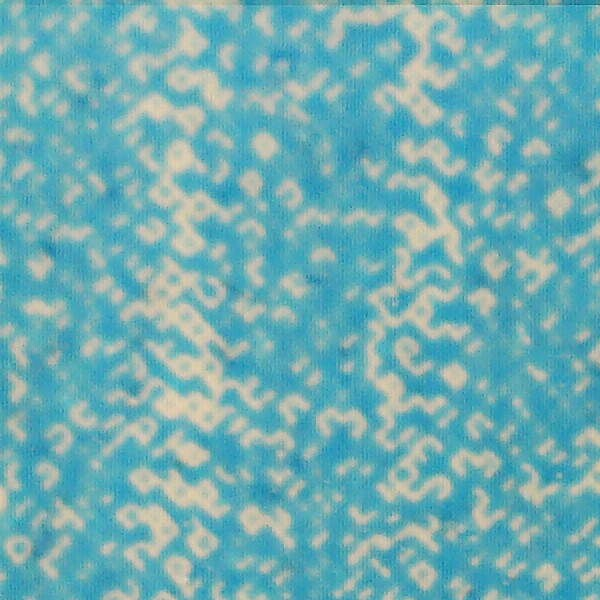
#> input picture src/flexo-tools/mottling/samples/wsi/180.jpg, 600 x 600 px; its folder holds only this picture in this run
$ python plot_mi.py
#> lines starting #> are read from the running program, lines starting #| are printed output that depends on the picture
import cv2
import numpy as np
import matplotlib.pyplot as plt
import os

# ============================
# PARÂMETROS DO MÉTODO
# ============================

# Tamanho do filtro passa-baixa (remove ruído fino)
GAUSSIAN_KERNEL = (21, 21)
GAUSSIAN_SIGMA = 5

# Região de interesse (ROI) – usar None para imagem inteira
ROI = None  # Exemplo: (x, y, w, h)

# ============================
# FUNÇÕES PRINCIPAIS
# ============================


def load_image_gray(path):
    """Carrega imagem e converte para escala de cinza"""
    img = cv2.imread(path, cv2.IMREAD_GRAYSCALE)
    if img is None:
        raise ValueError(f"Erro ao carregar imagem: {path}")
    return img.astype(np.float32)


def apply_roi(img, roi):
    """Aplica região de interesse"""
    if roi is None:
        return img
    x, y, w, h = roi
    return img[y : y + h, x : x + w]


def low_pass_filter(img, kernel, sigma):
    """Filtro passa-baixa para eliminar ruído fino"""
    return cv2.GaussianBlur(img, kernel, sigma)


def mottling_metrics(img):
    """
    Calcula métricas quantitativas de mottling:
    - Média da luminância
    - Desvio-padrão
    - Mottling Index (coeficiente de variação)
    """
    mean = np.mean(img)
    std = np.std(img)
    mi = std / mean * 100  # percentual
    return mean, std, mi


def plot_results(original, filtered, name, mi):
    """Exibe resultados visuais"""
    plt.figure(figsize=(8, 4))

    plt.subplot(1, 2, 1)
    plt.title("Imagem Original")
    plt.imshow(original, cmap="gray")
    plt.axis("off")

    plt.subplot(1, 2, 2)
    # [5 lines of commented-out code are left out]
    diff = cv2.normalize(
        abs(filtered - np.mean(filtered)), None, 0, 255, cv2.NORM_MINMAX
    )
    plt.title("Mapa de Não-Uniformidade")
    plt.imshow(diff, cmap="inferno")
    plt.axis("off")

    plt.suptitle(f"{name}  |  Mottling Index = {mi:.2f}%")
    plt.tight_layout()
    plt.show()


# ============================
# PROCESSAMENTO EM LOTE
# ============================


def process_folder(folder):
    results = []

    for file in os.listdir(folder):
        if file.lower().endswith((".png", ".jpg", ".jpeg", ".tif", ".bmp")):
            path = os.path.join(folder, file)

            img = load_image_gray(path)
#> in load_image_gray, `img = cv2.imread(path, cv2.IMREAD_GRAYSCALE)`:
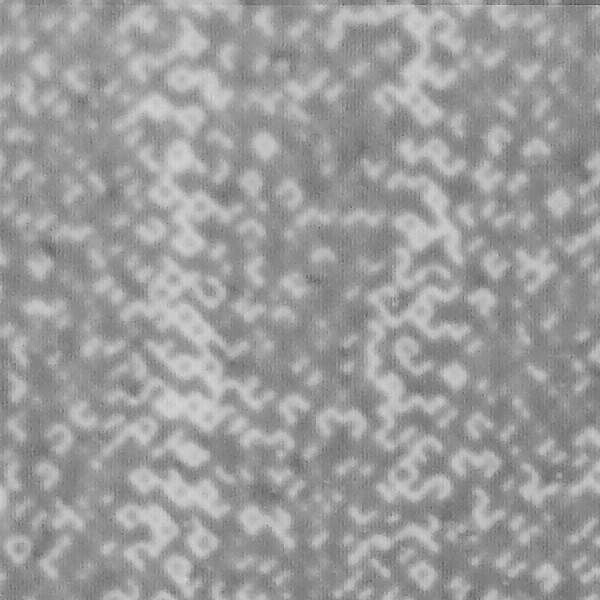
#> img: shape (600, 600); min 74, max 219, mean 155.6
            img = apply_roi(img, ROI)
            filtered = low_pass_filter(img, GAUSSIAN_KERNEL, GAUSSIAN_SIGMA)

            mean, std, mi = mottling_metrics(filtered)
#> in mottling_metrics, `mean = np.mean(img)`: mean = 155.6
#> in mottling_metrics, `std = np.std(img)`: std = 14.84
#> in mottling_metrics, `mi = std / mean * 100`: mi = 9.54
#> mean = 155.6; std = 14.84; mi = 9.54

            results.append((file, mean, std, mi))

            print(f"{file:30s} | Média: {mean:.2f} | Std: {std:.2f} | MI: {mi:.2f}%")
#| 180.jpg                        | Média: 155.62 | Std: 14.84 | MI: 9.54%

            plot_results(cv2.imread(path, cv2.IMREAD_COLOR_RGB), filtered, file, mi)
#> in plot_results, `diff = cv2.normalize( abs(filtered - np.mean(filtered)), None, 0, 255,..`:
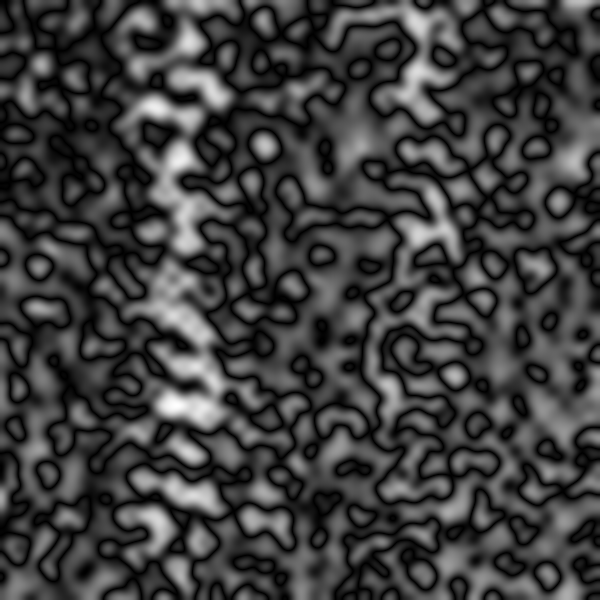
#> diff: shape (600, 600) float32; min 0, max 255, mean 63.7
#> in plot_results, `plt.show()`:
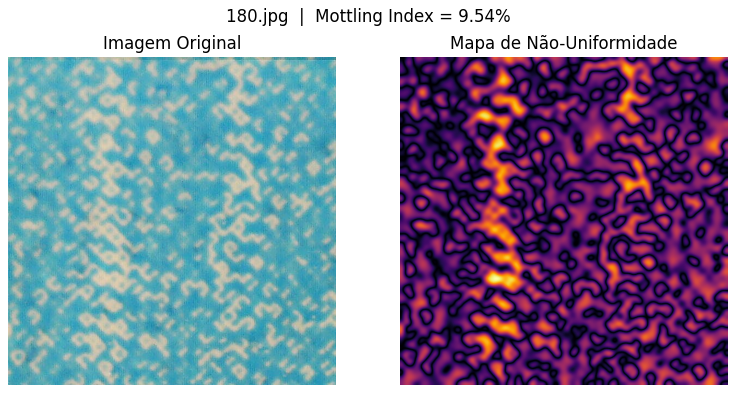
#> figure drawn by matplotlib, 2 panels; B, G, R data is drawn as R, G, B

    return results


# ============================
# EXECUÇÃO
# ============================

if __name__ == "__main__":
    folder_path = "samples/wsi"  # pasta com as imagens
    results = process_folder(folder_path)
#> results = [('180.jpg', 155.6, 14.84, 9.54)]

$ run again, on src/flexo-tools/mottling/samples/wsi/230.jpg
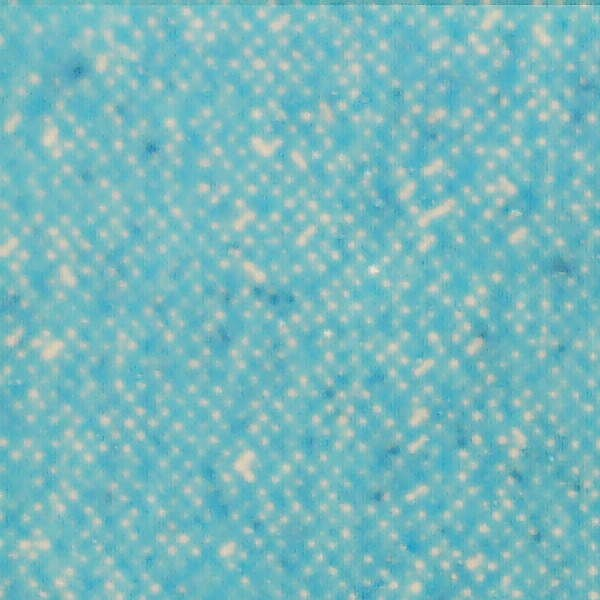
#> input picture src/flexo-tools/mottling/samples/wsi/230.jpg, 600 x 600 px
#> in load_image_gray, `img = cv2.imread(path, cv2.IMREAD_GRAYSCALE)`:
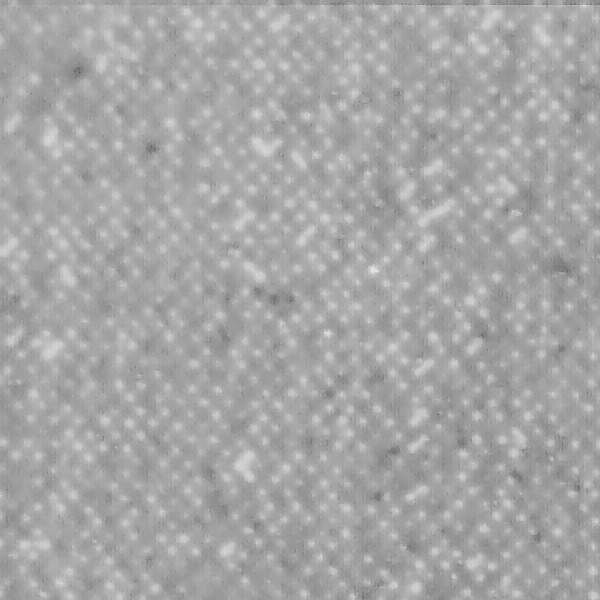
#> img: shape (600, 600); min 91, max 231, mean 166.2
#> in mottling_metrics, `mean = np.mean(img)`: mean = 166.2
#> in mottling_metrics, `std = np.std(img)`: std = 7.52
#> in mottling_metrics, `mi = std / mean * 100`: mi = 4.53
#> in process_folder, `mean, std, mi = mottling_metrics(filtered)`: mean = 166.2; std = 7.52; mi = 4.53
#| 230.jpg                        | Média: 166.23 | Std: 7.52 | MI: 4.53%
#> in plot_results, `plt.show()`:
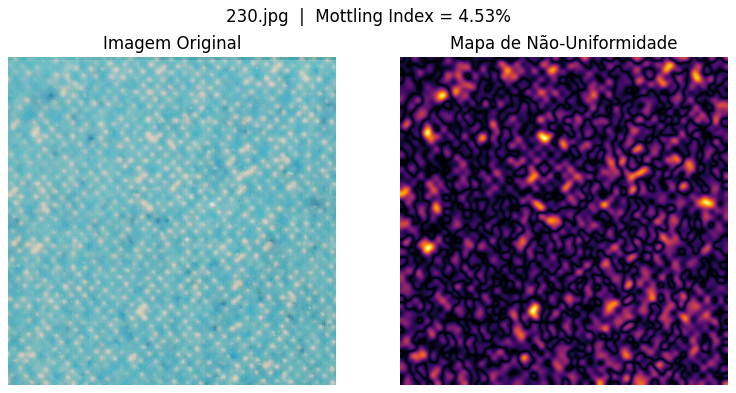
#> figure drawn by matplotlib, 2 panels; B, G, R data is drawn as R, G, B
#> results = [('230.jpg', 166.2, 7.52, 4.53)]

$ run again, on src/flexo-tools/mottling/samples/wsi/240.jpg
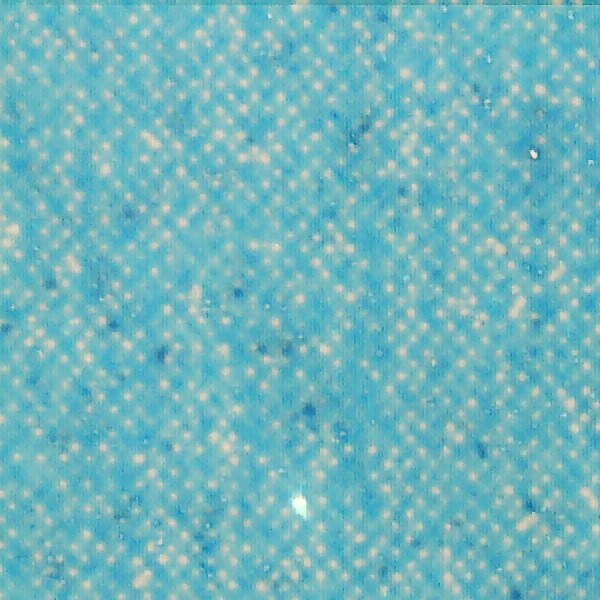
#> input picture src/flexo-tools/mottling/samples/wsi/240.jpg, 600 x 600 px
#> in low_pass_filter, `return cv2.GaussianBlur(img, kernel, sigma)`:
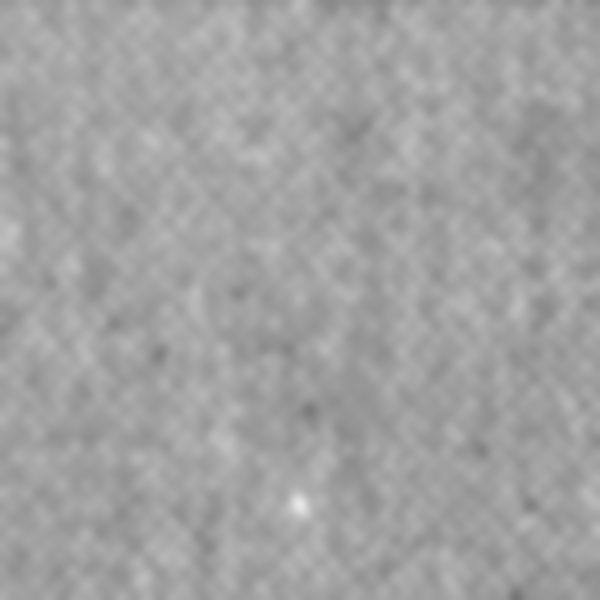
#> returned value: shape (600, 600) float32; min 116.9, max 232, mean 162.3
#> in mottling_metrics, `mean = np.mean(img)`: mean = 162.3
#> in mottling_metrics, `std = np.std(img)`: std = 8.26
#> in mottling_metrics, `mi = std / mean * 100`: mi = 5.09
#> in process_folder, `mean, std, mi = mottling_metrics(filtered)`: mean = 162.3; std = 8.26; mi = 5.09
#| 240.jpg                        | Média: 162.33 | Std: 8.26 | MI: 5.09%
#> in plot_results, `plt.show()`:
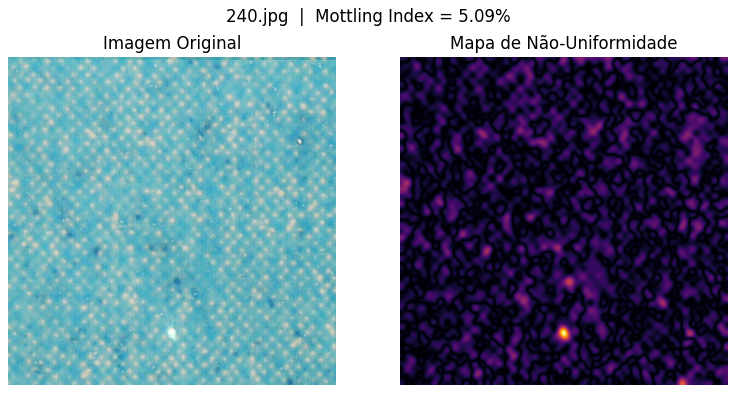
#> figure drawn by matplotlib, 2 panels; B, G, R data is drawn as R, G, B
#> results = [('240.jpg', 162.3, 8.26, 5.09)]

$ run again, on src/flexo-tools/mottling/samples/wsi/190.jpg
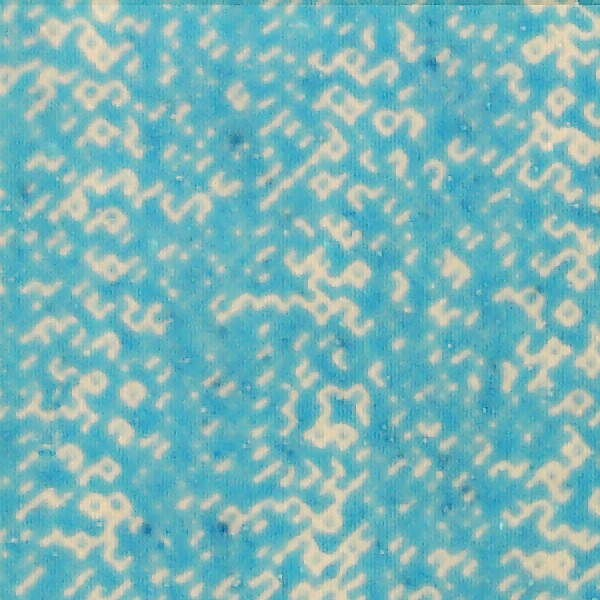
#> input picture src/flexo-tools/mottling/samples/wsi/190.jpg, 600 x 600 px
#> in low_pass_filter, `return cv2.GaussianBlur(img, kernel, sigma)`:
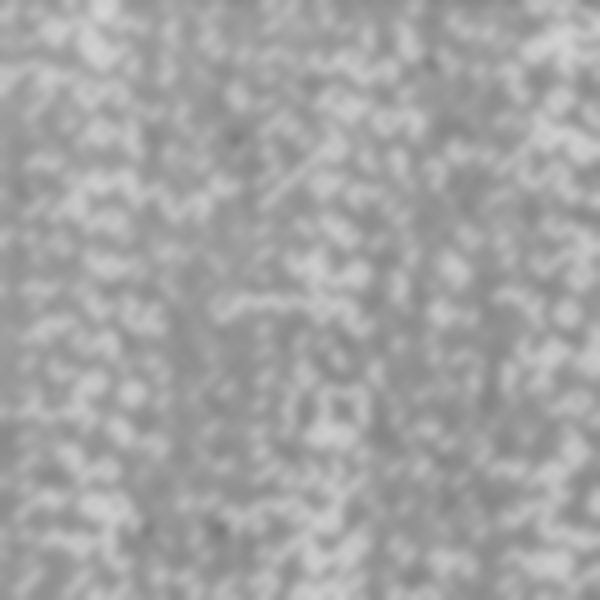
#> returned value: shape (600, 600) float32; min 123.1, max 211.8, mean 165
#> in mottling_metrics, `mean = np.mean(img)`: mean = 165
#> in mottling_metrics, `std = np.std(img)`: std = 14.34
#> in mottling_metrics, `mi = std / mean * 100`: mi = 8.69
#> in process_folder, `mean, std, mi = mottling_metrics(filtered)`: mean = 165; std = 14.34; mi = 8.69
#| 190.jpg                        | Média: 164.98 | Std: 14.34 | MI: 8.69%
#> in plot_results, `plt.show()`:
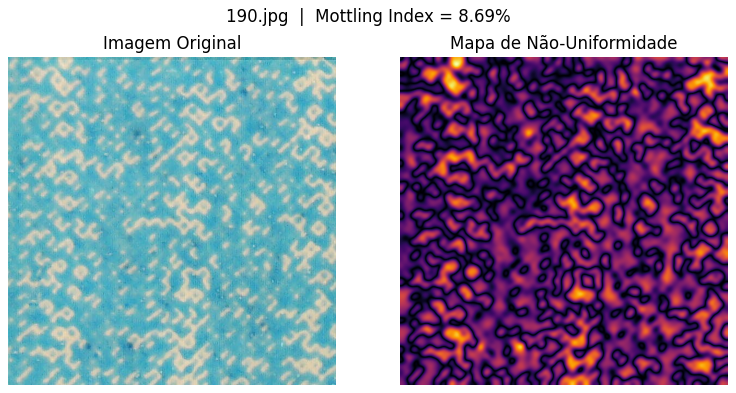
#> figure drawn by matplotlib, 2 panels; B, G, R data is drawn as R, G, B
#> results = [('190.jpg', 165, 14.34, 8.69)]
